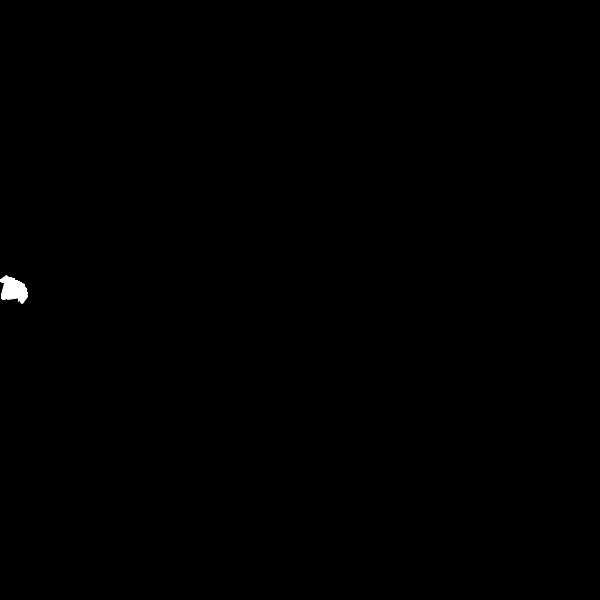
Frame 1 (no input)
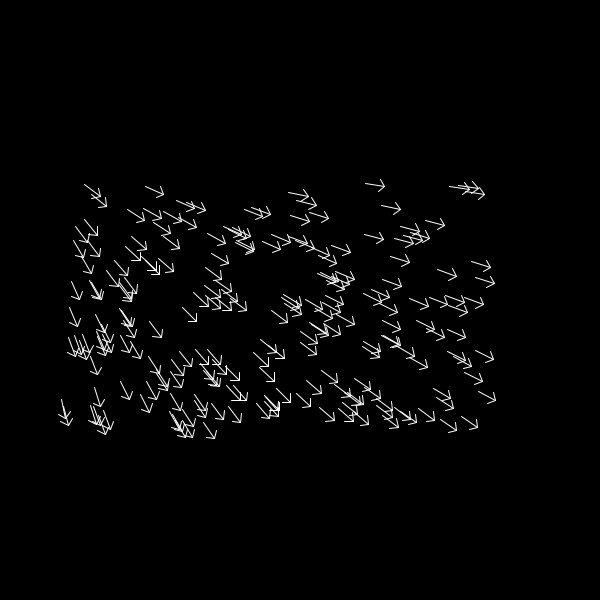
Frame 60 (the mouse pressed at the canvas centre just before this capture)
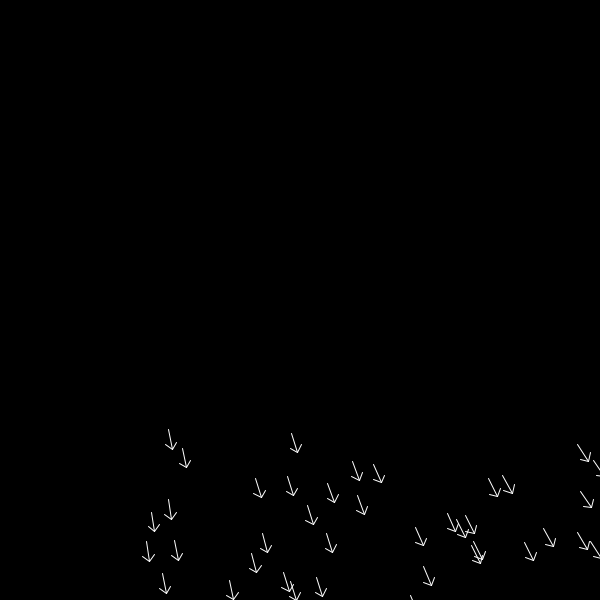
Frame 120 (the mouse held since frame 60 and released just before this capture)

The Processing sketch that drew these frames (run headless with seeded random() and noise(); from frame 60 on, the mouse is pressed at the canvas centre):

// Processing sketch: sistemaDiParticelleConClassi
// ── sistemaDiParticelleConClassi.pde
//Particle p;
//ParticleGen[] array_particelle = new ParticleGen[800];
//ParticleRimbalzella[] array_rimbalzelle = new ParticleRimbalzella[800];
freccetta[] array_freccette = new freccetta[200];

void setup(){
  size(600,600);
  noStroke();
  smooth();
  //p = new Particle(0,height,2.2,-4.2,20.0);
  
  /*for(int i=0;i<array_particelle.length;i++){
    float velx = random(-1,1);
    float vely = -i/4.0;
    array_particelle[i] = new ParticleGen(width/2,height/2,velx,vely,3.0,width/2,height/2);
  }*/
  /*
  for(int i=0;i<array_rimbalzelle.length;i++){
    float velx = random(-2,2);
    float vely = -i;
    array_rimbalzelle[i] = new ParticleRimbalzella(width/2,height/2,velx,vely,3.0);
  }
  */
  for(int i=0;i<array_freccette.length;i++){
    float velx = random(1,8);
    float vely = random(-5,-1);
    array_freccette[i] = new freccetta(0,height/2,velx,vely,1.2);
  }
}

void draw(){
  background(0);
  
  //p.update();
  //p.display();
  
  /*for(int i=0;i<array_particelle.length;i++){
    array_particelle[i].update();
    array_particelle[i].rigenera();
    array_particelle[i].display();
    array_particelle[i].aggiornoOrigine(mouseX,mouseY);
  }*/
  /*
  for(int i=0;i<array_rimbalzelle.length;i++){
    array_rimbalzelle[i].update();
    array_rimbalzelle[i].display();
  }
  */
  for(int i=0;i<array_freccette.length;i++){
    array_freccette[i].update();
    array_freccette[i].display();
  }
}

// ── Particle.pde
class Particle{
  float x, y;
  float vx, vy;
  float raggio;
  float gravity = 0.1;
  color colore;
  
  
  Particle(int posx, int posy, float velx, float vely, float r){
   x = posx;
   y = posy;
   vx = velx;
   vy = vely;
   raggio = r;
   colore = color(random(255),random(255),random(255));
  }
  
  void update(){
    vy = vy + gravity;
    y += vy;
    x += vx;
  }
  
  void display(){
    fill(colore);
    ellipse(x,y,raggio*2,raggio*2);
  }
}

// ── ParticleGen.pde
class ParticleGen extends Particle{
  float origineX,origineY;
  
  ParticleGen(int xIn,int yIn,float velx, float vely, float r,float orX,float orY){
    super( xIn, yIn, velx,  vely,  r);
    origineX = orX;
    origineY = orY;
  }
  
  void rigenera(){
    if(
      (x>width+raggio) || (x<-raggio) ||
      (y>height+raggio) || (y<-raggio)    
      ){
        x=origineX;
        y=origineY;
        vx = random(-1.0,1.0);
        vy = random(-4.0,-2.0);
    }
  }
  
  void aggiornoOrigine(int nuovox,int nuovoy){
    origineX = nuovox;
    origineY = nuovoy;
  }
}

// ── ParticleRimbalzella.pde
class ParticleRimbalzella extends Particle{
  float smorzamento = 0.99;
  
  ParticleRimbalzella(int xIn,int yIn,float velx, float vely, float r){
    super( xIn, yIn, velx,  vely,  r);
  }
  
  void update(){
    vy *= smorzamento;
    vx *= smorzamento;
    super.update();
    limita();
  }
  
  void limita(){
    if(y>height-raggio){
      vy = -vy;
      y = constrain(y,-height*height,height-raggio);
    }
    if(x<raggio||x>width-raggio){
      vx = -vx;
      x = constrain(x,raggio,width-raggio);
    }
  }
}

// ── freccette.pde
class freccetta extends Particle{
  float angolo = 0.0;
  float lunghezza = 20.0;
  
  freccetta(int xIn,int yIn,float velx, float vely, float r){
    super( xIn, yIn, velx,  vely,  r);
  }
  
  void update(){
    super.update();
    angolo = atan2(vy,vx);
  }
  
  void display(){
    stroke(255);
    pushMatrix();
    
    translate(x,y);
    rotate(angolo);
    scale(lunghezza);
    strokeWeight(1.0/lunghezza);
    //disegna freccia nell'origine
    line(0,0,1,0);
    line(1,0,0.7,-0.3);
    line(1,0,0.7,0.3);
    
    popMatrix();
  }
}
